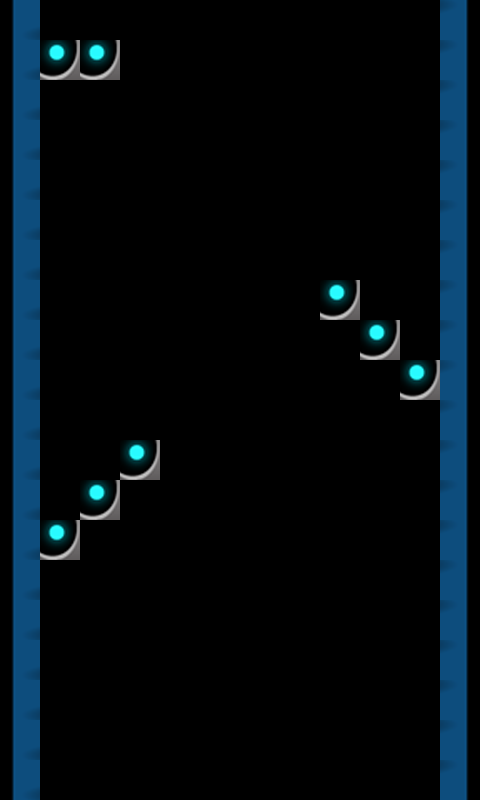

The image is a tile-based game level rendered from a .tmx file. Its description and source (layers, tilesets, objects; grid data summarised) follow:
An orthogonal 12x20 tile map with 40x40 px tiles, 1 tile layer (Tile Layer 2), 1 hidden layer not drawn, 2 tilesets.

<map version="1.0" orientation="orthogonal" width="12" height="20" tilewidth="40" tileheight="40">
 <tileset firstgid="1" name="HelloWorld" tilewidth="40" tileheight="40">
  <image source="HelloWorld.png" width="800" height="450" />
 </tileset>
 <tileset firstgid="221" name="CloseSelected" tilewidth="40" tileheight="40">
  <image source="CloseSelected.png" width="40" height="40" />
 </tileset>
 <layer name="object" width="12" height="20" visible="0">
  <data>[240 cells, 2 non-empty, 1 distinct tile ids]</data>
 </layer>
 <layer name="Tile Layer 2" width="12" height="20">
  <data>[240 cells, 48 non-empty, 2 distinct tile ids]</data>
 </layer>
 <objectgroup name="player" width="12" height="20" visible="0" />
</map>
